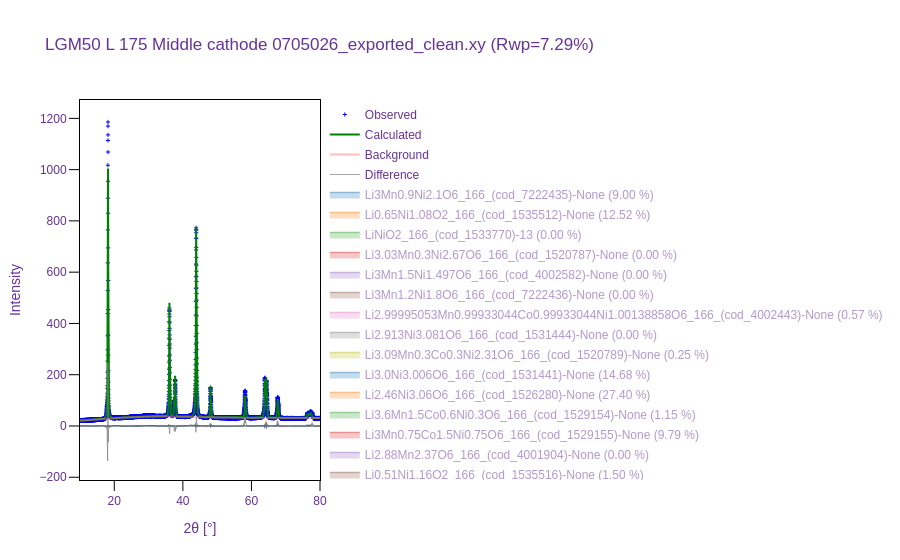

Notebook source saved alongside this figure:
### Markdown cell above
## Fit visualisation — best Rietveld fit per file

### Code cell
# Shows the observed / calculated / difference plot for each file.
# Call .write_html("fname.html") or .write_image("fname.png") to save.
for fname, (_, rr) in rietveld_results.items():
    print(f"\n{fname}  (Rwp = {rr.lst_data.rwp:.2f}%)")
    fig = rr.visualize()
    fig.show()

### Figure 1 — Plotly figure (JSON) as saved in the notebook; plotly's stock layout.template omitted (floating-point values rounded to 4 significant figures; data arrays with more than 128 entries replaced by an {"elided": "..."} marker saying what was removed)
{"data": [{"marker": {"color": "blue", "size": 3, "symbol": "cross-thin-open"}, "mode": "markers", "name": "Observed", "type": "scatter", "x": {"elided": "6780 float values"}, "y": {"elided": "6780 float values"}}, {"line": {"color": "green", "width": 2}, "mode": "lines", "name": "Calculated", "type": "scatter", "x": {"elided": "6780 float values"}, "y": {"elided": "6780 float values"}}, {"line": {"color": "#FF7F7F", "width": 2}, "mode": "lines", "name": "Background", "opacity": 0.5, "type": "scatter", "x": {"elided": "6780 float values"}, "y": {"elided": "6780 float values"}}, {"hoverinfo": "skip", "line": {"color": "#808080", "width": 1}, "mode": "lines", "name": "Difference", "opacity": 0.7, "type": "scatter", "x": {"elided": "6780 float values"}, "y": {"elided": "6780 float values"}}, {"hoverinfo": "none", "legendgroup": "Li3Mn0.9Ni2.1O6_166_(cod_7222435)-None", "line": {"color": "#1f77b4", "width": 0}, "mode": "lines", "showlegend": false, "type": "scatter", "x": {"elided": "6780 float values"}, "y": {"elided": "6780 float values"}}, {"fill": "tonexty", "legendgroup": "Li3Mn0.9Ni2.1O6_166_(cod_7222435)-None", "line": {"color": "#1f77b4", "width": 1.5}, "mode": "lines", "name": "Li3Mn0.9Ni2.1O6_166_(cod_7222435)-None (9.00 %)", "type": "scatter", "visible": "legendonly", "x": {"elided": "6780 float values"}, "y": {"elided": "6780 float values"}}, {"hovertemplate": "%{text}", "legendgroup": "Li3Mn0.9Ni2.1O6_166_(cod_7222435)-None", "marker": {"color": "#1f77b4", "size": 5, "symbol": 142}, "mode": "markers", "name": "Li3Mn0.9Ni2.1O6_166_(cod_7222435)-None (9.00 %)", "showlegend": false, "text": ["18.17, 22.64", "36.01, 8.21", "37.42, 1.20", "37.68, 3.25", "43.81, 21.06", "48.00, 2.36", "57.88, 0.29", "58.07, 2.57", "63.83, 4.80", "64.17, 4.95", "67.49, 2.29", "76.15, 0.56", "76.71, 0.44", "77.03, 0.78", "77.19, 0.37"], "type": "scatter", "visible": "legendonly", "x": [18.17, 36.01, 37.42, 37.68, 43.81, 48.0, 57.88, 58.07, 63.83, 64.17, 67.49, 76.15, 76.71, 77.03, 77.19], "y": [-257.9, -257.9, -257.9, -257.9, -257.9, -257.9, -257.9, -257.9, -257.9, -257.9, -257.9, -257.9, -257.9, -257.9, -257.9]}, {"hoverinfo": "none", "legendgroup": "Li0.65Ni1.08O2_166_(cod_1535512)-None", "line": {"color": "#ff7f0e", "width": 0}, "mode": "lines", "showlegend": false, "type": "scatter", "x": {"elided": "6780 float values"}, "y": {"elided": "6780 float values"}}, {"fill": "tonexty", "legendgroup": "Li0.65Ni1.08O2_166_(cod_1535512)-None", "line": {"color": "#ff7f0e", "width": 1.5}, "mode": "lines", "name": "Li0.65Ni1.08O2_166_(cod_1535512)-None (12.52 %)", "type": "scatter", "visible": "legendonly", "x": {"elided": "6780 float values"}, "y": {"elided": "6780 float values"}}, {"hovertemplate": "%{text}", "legendgroup": "Li0.65Ni1.08O2_166_(cod_1535512)-None", "marker": {"color": "#ff7f0e", "size": 5, "symbol": 142}, "mode": "markers", "name": "Li0.65Ni1.08O2_166_(cod_1535512)-None (12.52 %)", "showlegend": false, "text": ["18.20, 35.47", "36.11, 13.90", "37.48, 1.89", "37.77, 5.43", "43.91, 30.22", "48.10, 4.08", "57.97, 0.51", "58.18, 3.98", "63.95, 6.76", "64.36, 7.15", "67.68, 3.69", "76.38, 0.93", "76.86, 0.64", "77.24, 1.18", "77.42, 0.56"], "type": "scatter", "visible": "legendonly", "x": [18.2, 36.11, 37.48, 37.77, 43.91, 48.1, 57.97, 58.18, 63.95, 64.36, 67.68, 76.38, 76.86, 77.24, 77.42], "y": [-379.2, -379.2, -379.2, -379.2, -379.2, -379.2, -379.2, -379.2, -379.2, -379.2, -379.2, -379.2, -379.2, -379.2, -379.2]}, {"hoverinfo": "none", "legendgroup": "LiNiO2_166_(cod_1533770)-13", "line": {"color": "#2ca02c", "width": 0}, "mode": "lines", "showlegend": false, "type": "scatter", "x": {"elided": "6780 float values"}, "y": {"elided": "6780 float values"}}, {"fill": "tonexty", "legendgroup": "LiNiO2_166_(cod_1533770)-13", "line": {"color": "#2ca02c", "width": 1.5}, "mode": "lines", "name": "LiNiO2_166_(cod_1533770)-13 (0.00 %)", "type": "scatter", "visible": "legendonly", "x": {"elided": "6780 float values"}, "y": {"elided": "6780 float values"}}, {"hovertemplate": "%{text}", "legendgroup": "LiNiO2_166_(cod_1533770)-13", "marker": {"color": "#2ca02c", "size": 5, "symbol": 142}, "mode": "markers", "name": "LiNiO2_166_(cod_1533770)-13 (0.00 %)", "showlegend": false, "text": [], "type": "scatter", "visible": "legendonly", "x": [], "y": []}, {"hoverinfo": "none", "legendgroup": "Li3.03Mn0.3Ni2.67O6_166_(cod_1520787)-None", "line": {"color": "#d62728", "width": 0}, "mode": "lines", "showlegend": false, "type": "scatter", "x": {"elided": "6780 float values"}, "y": {"elided": "6780 float values"}}, {"fill": "tonexty", "legendgroup": "Li3.03Mn0.3Ni2.67O6_166_(cod_1520787)-None", "line": {"color": "#d62728", "width": 1.5}, "mode": "lines", "name": "Li3.03Mn0.3Ni2.67O6_166_(cod_1520787)-None (0.00 %)", "type": "scatter", "visible": "legendonly", "x": {"elided": "6780 float values"}, "y": {"elided": "6780 float values"}}, {"hovertemplate": "%{text}", "legendgroup": "Li3.03Mn0.3Ni2.67O6_166_(cod_1520787)-None", "marker": {"color": "#d62728", "size": 5, "symbol": 142}, "mode": "markers", "name": "Li3.03Mn0.3Ni2.67O6_166_(cod_1520787)-None (0.00 %)", "showlegend": false, "text": [], "type": "scatter", "visible": "legendonly", "x": [], "y": []}, {"hoverinfo": "none", "legendgroup": "Li3Mn1.5Ni1.497O6_166_(cod_4002582)-None", "line": {"color": "#9467bd", "width": 0}, "mode": "lines", "showlegend": false, "type": "scatter", "x": {"elided": "6780 float values"}, "y": {"elided": "6780 float values"}}, {"fill": "tonexty", "legendgroup": "Li3Mn1.5Ni1.497O6_166_(cod_4002582)-None", "line": {"color": "#9467bd", "width": 1.5}, "mode": "lines", "name": "Li3Mn1.5Ni1.497O6_166_(cod_4002582)-None (0.00 %)", "type": "scatter", "visible": "legendonly", "x": {"elided": "6780 float values"}, "y": {"elided": "6780 float values"}}, {"hovertemplate": "%{text}", "legendgroup": "Li3Mn1.5Ni1.497O6_166_(cod_4002582)-None", "marker": {"color": "#9467bd", "size": 5, "symbol": 142}, "mode": "markers", "name": "Li3Mn1.5Ni1.497O6_166_(cod_4002582)-None (0.00 %)", "showlegend": false, "text": [], "type": "scatter", "visible": "legendonly", "x": [], "y": []}, {"hoverinfo": "none", "legendgroup": "Li3Mn1.2Ni1.8O6_166_(cod_7222436)-None", "line": {"color": "#8c564b", "width": 0}, "mode": "lines", "showlegend": false, "type": "scatter", "x": {"elided": "6780 float values"}, "y": {"elided": "6780 float values"}}, {"fill": "tonexty", "legendgroup": "Li3Mn1.2Ni1.8O6_166_(cod_7222436)-None", "line": {"color": "#8c564b", "width": 1.5}, "mode": "lines", "name": "Li3Mn1.2Ni1.8O6_166_(cod_7222436)-None (0.00 %)", "type": "scatter", "visible": "legendonly", "x": {"elided": "6780 float values"}, "y": {"elided": "6780 float values"}}, {"hovertemplate": "%{text}", "legendgroup": "Li3Mn1.2Ni1.8O6_166_(cod_7222436)-None", "marker": {"color": "#8c564b", "size": 5, "symbol": 142}, "mode": "markers", "name": "Li3Mn1.2Ni1.8O6_166_(cod_7222436)-None (0.00 %)", "showlegend": false, "text": [], "type": "scatter", "visible": "legendonly", "x": [], "y": []}, {"hoverinfo": "none", "legendgroup": "Li2.99995053Mn0.99933044Co0.99933044Ni1.00138858O6_166_(cod_4002443)-None", "line": {"color": "#e377c2", "width": 0}, "mode": "lines", "showlegend": false, "type": "scatter", "x": {"elided": "6780 float values"}, "y": {"elided": "6780 float values"}}, {"fill": "tonexty", "legendgroup": "Li2.99995053Mn0.99933044Co0.99933044Ni1.00138858O6_166_(cod_4002443)-None", "line": {"color": "#e377c2", "width": 1.5}, "mode": "lines", "name": "Li2.99995053Mn0.99933044Co0.99933044Ni1.00138858O6_166_(cod_4002443)-None (0.57 %)", "type": "scatter", "visible": "legendonly", "x": {"elided": "6780 float values"}, "y": {"elided": "6780 float values"}}, {"hovertemplate": "%{text}", "legendgroup": "Li2.99995053Mn0.99933044Co0.99933044Ni1.00138858O6_166_(cod_4002443)-None", "marker": {"color": "#e377c2", "size": 5, "symbol": 142}, "mode": "markers", "name": "Li2.99995053Mn0.99933044Co0.99933044Ni1.00138858O6_166_(cod_4002443)-None (0.57 %)", "showlegend": false, "text": ["17.71, 1.75", "35.30, 0.63", "36.46, 0.08", "36.91, 0.21", "42.85, 1.35", "46.91, 0.18", "56.32, 0.02", "56.65, 0.21", "62.21, 0.31", "62.83, 0.32", "66.01, 0.18", "74.47, 0.04", "74.62, 0.03", "75.18, 0.05", "75.47, 0.02"], "type": "scatter", "visible": "legendonly", "x": [17.71, 35.3, 36.46, 36.91, 42.85, 46.91, 56.32, 56.65, 62.21, 62.83, 66.01, 74.47, 74.62, 75.18, 75.47], "y": [-985.7, -985.7, -985.7, -985.7, -985.7, -985.7, -985.7, -985.7, -985.7, -985.7, -985.7, -985.7, -985.7, -985.7, -985.7]}, {"hoverinfo": "none", "legendgroup": "Li2.913Ni3.081O6_166_(cod_1531444)-None", "line": {"color": "#7f7f7f", "width": 0}, "mode": "lines", "showlegend": false, "type": "scatter", "x": {"elided": "6780 float values"}, "y": {"elided": "6780 float values"}}, {"fill": "tonexty", "legendgroup": "Li2.913Ni3.081O6_166_(cod_1531444)-None", "line": {"color": "#7f7f7f", "width": 1.5}, "mode": "lines", "name": "Li2.913Ni3.081O6_166_(cod_1531444)-None (0.00 %)", "type": "scatter", "visible": "legendonly", "x": {"elided": "6780 float values"}, "y": {"elided": "6780 float values"}}, {"hovertemplate": "%{text}", "legendgroup": "Li2.913Ni3.081O6_166_(cod_1531444)-None", "marker": {"color": "#7f7f7f", "size": 5, "symbol": 142}, "mode": "markers", "name": "Li2.913Ni3.081O6_166_(cod_1531444)-None (0.00 %)", "showlegend": false, "text": [], "type": "scatter", "visible": "legendonly", "x": [], "y": []}, {"hoverinfo": "none", "legendgroup": "Li3.09Mn0.3Co0.3Ni2.31O6_166_(cod_1520789)-None", "line": {"color": "#bcbd22", "width": 0}, "mode": "lines", "showlegend": false, "type": "scatter", "x": {"elided": "6780 float values"}, "y": {"elided": "6780 float values"}}, {"fill": "tonexty", "legendgroup": "Li3.09Mn0.3Co0.3Ni2.31O6_166_(cod_1520789)-None", "line": {"color": "#bcbd22", "width": 1.5}, "mode": "lines", "name": "Li3.09Mn0.3Co0.3Ni2.31O6_166_(cod_1520789)-None (0.25 %)", "type": "scatter", "visible": "legendonly", "x": {"elided": "6780 float values"}, "y": {"elided": "6780 float values"}}, {"hovertemplate": "%{text}", "legendgroup": "Li3.09Mn0.3Co0.3Ni2.31O6_166_(cod_1520789)-None", "marker": {"color": "#bcbd22", "size": 5, "symbol": 142}, "mode": "markers", "name": "Li3.09Mn0.3Co0.3Ni2.31O6_166_(cod_1520789)-None (0.25 %)", "showlegend": false, "text": ["17.82, 0.82", "36.94, 0.26", "36.67, 0.03", "38.51, 0.08", "44.33, 0.56", "48.34, 0.08", "56.67, 0.01", "58.01, 0.09", "63.56, 0.13", "66.06, 0.12", "69.21, 0.07", "78.49, 0.02", "76.00, 0.01", "78.32, 0.02", "79.48, 0.01"], "type": "scatter", "visible": "legendonly", "x": [17.82, 36.94, 36.67, 38.51, 44.33, 48.34, 56.67, 58.01, 63.56, 66.06, 69.21, 78.49, 76.0, 78.32, 79.48], "y": [-1228.0, -1228.0, -1228.0, -1228.0, -1228.0, -1228.0, -1228.0, -1228.0, -1228.0, -1228.0, -1228.0, -1228.0, -1228.0, -1228.0, -1228.0]}, {"hoverinfo": "none", "legendgroup": "Li3.0Ni3.006O6_166_(cod_1531441)-None", "line": {"color": "#1f77b4", "width": 0}, "mode": "lines", "showlegend": false, "type": "scatter", "x": {"elided": "6780 float values"}, "y": {"elided": "6780 float values"}}, {"fill": "tonexty", "legendgroup": "Li3.0Ni3.006O6_166_(cod_1531441)-None", "line": {"color": "#1f77b4", "width": 1.5}, "mode": "lines", "name": "Li3.0Ni3.006O6_166_(cod_1531441)-None (14.68 %)", "type": "scatter", "visible": "legendonly", "x": {"elided": "6780 float values"}, "y": {"elided": "6780 float values"}}, {"hovertemplate": "%{text}", "legendgroup": "Li3.0Ni3.006O6_166_(cod_1531441)-None", "marker": {"color": "#1f77b4", "size": 5, "symbol": 142}, "mode": "markers", "name": "Li3.0Ni3.006O6_166_(cod_1531441)-None (14.68 %)", "showlegend": false, "text": ["18.18, 53.66", "36.06, 18.03", "37.44, 2.15", "37.73, 5.17", "43.86, 33.45", "48.05, 5.23", "57.91, 0.71", "58.12, 5.91", "63.88, 7.88", "64.27, 7.75", "67.59, 4.85", "76.28, 1.20", "76.77, 0.77", "77.14, 1.24", "77.32, 0.55"], "type": "scatter", "visible": "legendonly", "x": [18.18, 36.06, 37.44, 37.73, 43.86, 48.05, 57.91, 58.12, 63.88, 64.27, 67.59, 76.28, 76.77, 77.14, 77.32], "y": [-257.9, -257.9, -257.9, -257.9, -257.9, -257.9, -257.9, -257.9, -257.9, -257.9, -257.9, -257.9, -257.9, -257.9, -257.9]}, {"hoverinfo": "none", "legendgroup": "Li2.46Ni3.06O6_166_(cod_1526280)-None", "line": {"color": "#ff7f0e", "width": 0}, "mode": "lines", "showlegend": false, "type": "scatter", "x": {"elided": "6780 float values"}, "y": {"elided": "6780 float values"}}, {"fill": "tonexty", "legendgroup": "Li2.46Ni3.06O6_166_(cod_1526280)-None", "line": {"color": "#ff7f0e", "width": 1.5}, "mode": "lines", "name": "Li2.46Ni3.06O6_166_(cod_1526280)-None (27.40 %)", "type": "scatter", "visible": "legendonly", "x": {"elided": "6780 float values"}, "y": {"elided": "6780 float values"}}, {"hovertemplate": "%{text}", "legendgroup": "Li2.46Ni3.06O6_166_(cod_1526280)-None", "marker": {"color": "#ff7f0e", "size": 5, "symbol": 142}, "mode": "markers", "name": "Li2.46Ni3.06O6_166_(cod_1526280)-None (27.40 %)", "showlegend": false, "text": ["18.22, 30.08", "36.14, 47.15", "37.51, 1.29", "37.80, 13.25", "43.95, 57.94", "48.15, 6.82", "58.03, 0.33", "58.24, 6.40", "64.02, 7.57", "64.41, 22.81", "67.74, 12.33", "76.46, 3.25", "76.95, 0.70", "77.31, 2.45", "77.50, 1.59"], "type": "scatter", "visible": "legendonly", "x": [18.22, 36.14, 37.51, 37.8, 43.95, 48.15, 58.03, 58.24, 64.02, 64.41, 67.74, 76.46, 76.95, 77.31, 77.5], "y": [-379.2, -379.2, -379.2, -379.2, -379.2, -379.2, -379.2, -379.2, -379.2, -379.2, -379.2, -379.2, -379.2, -379.2, -379.2]}, {"hoverinfo": "none", "legendgroup": "Li3.6Mn1.5Co0.6Ni0.3O6_166_(cod_1529154)-None", "line": {"color": "#2ca02c", "width": 0}, "mode": "lines", "showlegend": false, "type": "scatter", "x": {"elided": "6780 float values"}, "y": {"elided": "6780 float values"}}, {"fill": "tonexty", "legendgroup": "Li3.6Mn1.5Co0.6Ni0.3O6_166_(cod_1529154)-None", "line": {"color": "#2ca02c", "width": 1.5}, "mode": "lines", "name": "Li3.6Mn1.5Co0.6Ni0.3O6_166_(cod_1529154)-None (1.15 %)", "type": "scatter", "visible": "legendonly", "x": {"elided": "6780 float values"}, "y": {"elided": "6780 float values"}}, {"hovertemplate": "%{text}", "legendgroup": "Li3.6Mn1.5Co0.6Ni0.3O6_166_(cod_1529154)-None", "marker": {"color": "#2ca02c", "size": 5, "symbol": 142}, "mode": "markers", "name": "Li3.6Mn1.5Co0.6Ni0.3O6_166_(cod_1529154)-None (1.15 %)", "showlegend": false, "text": ["18.73, 2.67", "35.96, 1.03", "38.59, 0.07", "37.72, 0.20", "44.20, 2.36", "48.60, 0.28", "59.79, 0.03", "59.16, 0.31", "65.20, 0.51", "64.00, 0.58", "67.51, 0.30", "78.73, 0.03", "75.96, 0.07", "77.62, 0.06", "77.06, 0.03"], "type": "scatter", "visible": "legendonly", "x": [18.73, 35.96, 38.59, 37.72, 44.2, 48.6, 59.79, 59.16, 65.2, 64.0, 67.51, 78.73, 75.96, 77.62, 77.06], "y": [-500.5, -500.5, -500.5, -500.5, -500.5, -500.5, -500.5, -500.5, -500.5, -500.5, -500.5, -500.5, -500.5, -500.5, -500.5]}, {"hoverinfo": "none", "legendgroup": "Li3Mn0.75Co1.5Ni0.75O6_166_(cod_1529155)-None", "line": {"color": "#d62728", "width": 0}, "mode": "lines", "showlegend": false, "type": "scatter", "x": {"elided": "6780 float values"}, "y": {"elided": "6780 float values"}}, {"fill": "tonexty", "legendgroup": "Li3Mn0.75Co1.5Ni0.75O6_166_(cod_1529155)-None", "line": {"color": "#d62728", "width": 1.5}, "mode": "lines", "name": "Li3Mn0.75Co1.5Ni0.75O6_166_(cod_1529155)-None (9.79 %)", "type": "scatter", "visible": "legendonly", "x": {"elided": "6780 float values"}, "y": {"elided": "6780 float values"}}, {"hovertemplate": "%{text}", "legendgroup": "Li3Mn0.75Co1.5Ni0.75O6_166_(cod_1529155)-None", "marker": {"color": "#d62728", "size": 5, "symbol": 142}, "mode": "markers", "name": "Li3Mn0.75Co1.5Ni0.75O6_166_(cod_1529155)-None (9.79 %)", "showlegend": false, "text": ["18.19, 33.61", "36.09, 10.57", "37.46, 2.25", "37.75, 2.94", "43.89, 21.87", "48.08, 7.24", "57.94, 2.28", "58.15, 1.85", "63.92, 6.46", "64.32, 3.97", "67.63, 1.85", "76.82, 0.71", "76.33, 0.70", "77.19, 0.84", "77.37, 0.32"], "type": "scatter", "visible": "legendonly", "x": [18.19, 36.09, 37.46, 37.75, 43.89, 48.08, 57.94, 58.15, 63.92, 64.32, 67.63, 76.82, 76.33, 77.19, 77.37], "y": [-621.8, -621.8, -621.8, -621.8, -621.8, -621.8, -621.8, -621.8, -621.8, -621.8, -621.8, -621.8, -621.8, -621.8, -621.8]}, {"hoverinfo": "none", "legendgroup": "Li2.88Mn2.37O6_166_(cod_4001904)-None", "line": {"color": "#9467bd", "width": 0}, "mode": "lines", "showlegend": false, "type": "scatter", "x": {"elided": "6780 float values"}, "y": {"elided": "6780 float values"}}, {"fill": "tonexty", "legendgroup": "Li2.88Mn2.37O6_166_(cod_4001904)-None", "line": {"color": "#9467bd", "width": 1.5}, "mode": "lines", "name": "Li2.88Mn2.37O6_166_(cod_4001904)-None (0.00 %)", "type": "scatter", "visible": "legendonly", "x": {"elided": "6780 float values"}, "y": {"elided": "6780 float values"}}, {"hovertemplate": "%{text}", "legendgroup": "Li2.88Mn2.37O6_166_(cod_4001904)-None", "marker": {"color": "#9467bd", "size": 5, "symbol": 142}, "mode": "markers", "name": "Li2.88Mn2.37O6_166_(cod_4001904)-None (0.00 %)", "showlegend": false, "text": [], "type": "scatter", "visible": "legendonly", "x": [], "y": []}, {"hoverinfo": "none", "legendgroup": "Li0.51Ni1.16O2_166_(cod_1535516)-None", "line": {"color": "#8c564b", "width": 0}, "mode": "lines", "showlegend": false, "type": "scatter", "x": {"elided": "6780 float values"}, "y": {"elided": "6780 float values"}}, {"fill": "tonexty", "legendgroup": "Li0.51Ni1.16O2_166_(cod_1535516)-None", "line": {"color": "#8c564b", "width": 1.5}, "mode": "lines", "name": "Li0.51Ni1.16O2_166_(cod_1535516)-None (1.50 %)", "type": "scatter", "visible": "legendonly", "x": {"elided": "6780 float values"}, "y": {"elided": "6780 float values"}}, {"hovertemplate": "%{text}", "legendgroup": "Li0.51Ni1.16O2_166_(cod_1535516)-None", "marker": {"color": "#8c564b", "size": 5, "symbol": 142}, "mode": "markers", "name": "Li0.51Ni1.16O2_166_(cod_1535516)-None (1.50 %)", "showlegend": false, "text": ["18.18, 2.59", "36.36, 0.82", "37.43, 0.29", "38.01, 0.78", "44.11, 3.76", "48.28, 0.21", "57.90, 0.02", "58.32, 0.30", "64.07, 0.86", "64.86, 0.86", "68.16, 0.24", "76.94, 0.10", "77.01, 0.05", "77.68, 0.16", "78.04, 0.08"], "type": "scatter", "visible": "legendonly", "x": [18.18, 36.36, 37.43, 38.01, 44.11, 48.28, 57.9, 58.32, 64.07, 64.86, 68.16, 76.94, 77.01, 77.68, 78.04], "y": [-864.4, -864.4, -864.4, -864.4, -864.4, -864.4, -864.4, -864.4, -864.4, -864.4, -864.4, -864.4, -864.4, -864.4, -864.4]}, {"hoverinfo": "none", "legendgroup": "Li3.21Mn2.28O6_166_(cod_4001902)-None", "line": {"color": "#e377c2", "width": 0}, "mode": "lines", "showlegend": false, "type": "scatter", "x": {"elided": "6780 float values"}, "y": {"elided": "6780 float values"}}, {"fill": "tonexty", "legendgroup": "Li3.21Mn2.28O6_166_(cod_4001902)-None", "line": {"color": "#e377c2", "width": 1.5}, "mode": "lines", "name": "Li3.21Mn2.28O6_166_(cod_4001902)-None (0.00 %)", "type": "scatter", "visible": "legendonly", "x": {"elided": "6780 float values"}, "y": {"elided": "6780 float values"}}, {"hovertemplate": "%{text}", "legendgroup": "Li3.21Mn2.28O6_166_(cod_4001902)-None", "marker": {"color": "#e377c2", "size": 5, "symbol": 142}, "mode": "markers", "name": "Li3.21Mn2.28O6_166_(cod_4001902)-None (0.00 %)", "showlegend": false, "text": [], "type": "scatter", "visible": "legendonly", "x": [], "y": []}, {"hoverinfo": "none", "legendgroup": "Li2.88Mn2.22O6_166_(cod_4001905)-None", "line": {"color": "#7f7f7f", "width": 0}, "mode": "lines", "showlegend": false, "type": "scatter", "x": {"elided": "6780 float values"}, "y": {"elided": "6780 float values"}}, {"fill": "tonexty", "legendgroup": "Li2.88Mn2.22O6_166_(cod_4001905)-None", "line": {"color": "#7f7f7f", "width": 1.5}, "mode": "lines", "name": "Li2.88Mn2.22O6_166_(cod_4001905)-None (0.00 %)", "type": "scatter", "visible": "legendonly", "x": {"elided": "6780 float values"}, "y": {"elided": "6780 float values"}}, {"hovertemplate": "%{text}", "legendgroup": "Li2.88Mn2.22O6_166_(cod_4001905)-None", "marker": {"color": "#7f7f7f", "size": 5, "symbol": 142}, "mode": "markers", "name": "Li2.88Mn2.22O6_166_(cod_4001905)-None (0.00 %)", "showlegend": false, "text": [], "type": "scatter", "visible": "legendonly", "x": [], "y": []}, {"hoverinfo": "none", "legendgroup": "Li2.4Mn2.43O6_166_(cod_4001903)-None", "line": {"color": "#bcbd22", "width": 0}, "mode": "lines", "showlegend": false, "type": "scatter", "x": {"elided": "6780 float values"}, "y": {"elided": "6780 float values"}}, {"fill": "tonexty", "legendgroup": "Li2.4Mn2.43O6_166_(cod_4001903)-None", "line": {"color": "#bcbd22", "width": 1.5}, "mode": "lines", "name": "Li2.4Mn2.43O6_166_(cod_4001903)-None (0.91 %)", "type": "scatter", "visible": "legendonly", "x": {"elided": "6780 float values"}, "y": {"elided": "6780 float values"}}, {"hovertemplate": "%{text}", "legendgroup": "Li2.4Mn2.43O6_166_(cod_4001903)-None", "marker": {"color": "#bcbd22", "size": 5, "symbol": 142}, "mode": "markers", "name": "Li2.4Mn2.43O6_166_(cod_4001903)-None (0.91 %)", "showlegend": false, "text": ["17.83, 2.92", "36.23, 0.85", "36.71, 0.04", "37.83, 0.08", "43.74, 1.86", "47.79, 0.20", "56.72, 0.03", "57.54, 0.35", "63.13, 0.43", "64.66, 0.43", "67.84, 0.26", "75.62, 0.03", "76.74, 0.06", "77.03, 0.05", "77.74, 0.02", "78.90, 0.05"], "type": "scatter", "visible": "legendonly", "x": [17.83, 36.23, 36.71, 37.83, 43.74, 47.79, 56.72, 57.54, 63.13, 64.66, 67.84, 75.62, 76.74, 77.03, 77.74, 78.9], "y": [-1228.0, -1228.0, -1228.0, -1228.0, -1228.0, -1228.0, -1228.0, -1228.0, -1228.0, -1228.0, -1228.0, -1228.0, -1228.0, -1228.0, -1228.0, -1228.0]}, {"hoverinfo": "none", "legendgroup": "Li2.34Mn2.55O6_166_(cod_4001901)-None", "line": {"color": "#1f77b4", "width": 0}, "mode": "lines", "showlegend": false, "type": "scatter", "x": {"elided": "6780 float values"}, "y": {"elided": "6780 float values"}}, {"fill": "tonexty", "legendgroup": "Li2.34Mn2.55O6_166_(cod_4001901)-None", "line": {"color": "#1f77b4", "width": 1.5}, "mode": "lines", "name": "Li2.34Mn2.55O6_166_(cod_4001901)-None (0.59 %)", "type": "scatter", "visible": "legendonly", "x": {"elided": "6780 float values"}, "y": {"elided": "6780 float values"}}, {"hovertemplate": "%{text}", "legendgroup": "Li2.34Mn2.55O6_166_(cod_4001901)-None", "marker": {"color": "#1f77b4", "size": 5, "symbol": 142}, "mode": "markers", "name": "Li2.34Mn2.55O6_166_(cod_4001901)-None (0.59 %)", "showlegend": false, "text": ["17.42, 2.07", "35.97, 0.60", "35.85, 0.03", "37.51, 0.07", "43.20, 1.25", "47.11, 0.15", "55.34, 0.02", "56.54, 0.25", "61.94, 0.30", "64.18, 0.29", "67.23, 0.18", "73.99, 0.02", "76.13, 0.05", "76.06, 0.03", "77.09, 0.01", "76.81, 0.03"], "type": "scatter", "visible": "legendonly", "x": [17.42, 35.97, 35.85, 37.51, 43.2, 47.11, 55.34, 56.54, 61.94, 64.18, 67.23, 73.99, 76.13, 76.06, 77.09, 76.81], "y": [-257.9, -257.9, -257.9, -257.9, -257.9, -257.9, -257.9, -257.9, -257.9, -257.9, -257.9, -257.9, -257.9, -257.9, -257.9, -257.9]}, {"hoverinfo": "none", "legendgroup": "Li1.26Ni2.04O4_166_(cod_1526282)-None", "line": {"color": "#ff7f0e", "width": 0}, "mode": "lines", "showlegend": false, "type": "scatter", "x": {"elided": "6780 float values"}, "y": {"elided": "6780 float values"}}, {"fill": "tonexty", "legendgroup": "Li1.26Ni2.04O4_166_(cod_1526282)-None", "line": {"color": "#ff7f0e", "width": 1.5}, "mode": "lines", "name": "Li1.26Ni2.04O4_166_(cod_1526282)-None (0.83 %)", "type": "scatter", "visible": "legendonly", "x": {"elided": "6780 float values"}, "y": {"elided": "6780 float values"}}, {"hovertemplate": "%{text}", "legendgroup": "Li1.26Ni2.04O4_166_(cod_1526282)-None", "marker": {"color": "#ff7f0e", "size": 5, "symbol": 142}, "mode": "markers", "name": "Li1.26Ni2.04O4_166_(cod_1526282)-None (0.83 %)", "showlegend": false, "text": ["19.10, 2.90", "34.90, 0.40", "35.85, 0.69", "39.36, 0.11", "37.72, 0.10", "37.21, 0.21", "42.75, 0.70", "44.80, 1.18", "49.74, 0.07", "48.17, 0.18", "57.83, 0.13", "61.04, 0.02", "60.51, 0.22", "65.10, 0.25", "67.35, 0.11", "62.81, 0.33", "63.71, 0.16", "65.54, 0.11", "67.44, 0.11", "67.36, 0.11", "77.67, 0.02", "74.55, 0.02", "75.23, 0.03", "80.91, 0.03", "74.49, 0.01", "75.04, 0.05", "78.82, 0.02", "77.85, 0.02", "76.79, 0.02"], "type": "scatter", "visible": "legendonly", "x": [19.1, 34.9, 35.85, 39.36, 37.72, 37.21, 42.75, 44.8, 49.74, 48.17, 57.83, 61.04, 60.51, 65.1, 67.35, 62.81, 63.71, 65.54, 67.44, 67.36, 77.67, 74.55, 75.23, 80.91, 74.49, 75.04, 78.82, 77.85, 76.79], "y": [-379.2, -379.2, -379.2, -379.2, -379.2, -379.2, -379.2, -379.2, -379.2, -379.2, -379.2, -379.2, -379.2, -379.2, -379.2, -379.2, -379.2, -379.2, -379.2, -379.2, -379.2, -379.2, -379.2, -379.2, -379.2, -379.2, -379.2, -379.2, -379.2]}, {"hoverinfo": "none", "legendgroup": "Li2.25Ni3.75O6_166_(cod_1526278)-None", "line": {"color": "#2ca02c", "width": 0}, "mode": "lines", "showlegend": false, "type": "scatter", "x": {"elided": "6780 float values"}, "y": {"elided": "6780 float values"}}, {"fill": "tonexty", "legendgroup": "Li2.25Ni3.75O6_166_(cod_1526278)-None", "line": {"color": "#2ca02c", "width": 1.5}, "mode": "lines", "name": "Li2.25Ni3.75O6_166_(cod_1526278)-None (0.00 %)", "type": "scatter", "visible": "legendonly", "x": {"elided": "6780 float values"}, "y": {"elided": "6780 float values"}}, {"hovertemplate": "%{text}", "legendgroup": "Li2.25Ni3.75O6_166_(cod_1526278)-None", "marker": {"color": "#2ca02c", "size": 5, "symbol": 142}, "mode": "markers", "name": "Li2.25Ni3.75O6_166_(cod_1526278)-None (0.00 %)", "showlegend": false, "text": [], "type": "scatter", "visible": "legendonly", "x": [], "y": []}, {"hoverinfo": "none", "legendgroup": "Li2.772Ni3.228O6_166_(cod_1525553)-None", "line": {"color": "#d62728", "width": 0}, "mode": "lines", "showlegend": false, "type": "scatter", "x": {"elided": "6780 float values"}, "y": {"elided": "6780 float values"}}, {"fill": "tonexty", "legendgroup": "Li2.772Ni3.228O6_166_(cod_1525553)-None", "line": {"color": "#d62728", "width": 1.5}, "mode": "lines", "name": "Li2.772Ni3.228O6_166_(cod_1525553)-None (17.36 %)", "type": "scatter", "visible": "legendonly", "x": {"elided": "6780 float values"}, "y": {"elided": "6780 float values"}}, {"hovertemplate": "%{text}", "legendgroup": "Li2.772Ni3.228O6_166_(cod_1525553)-None", "marker": {"color": "#d62728", "size": 5, "symbol": 142}, "mode": "markers", "name": "Li2.772Ni3.228O6_166_(cod_1525553)-None (17.36 %)", "showlegend": false, "text": ["18.26, 8.04", "35.81, 8.82", "37.60, 1.19", "37.50, 9.65", "43.70, 40.31", "47.93, 1.49", "58.17, 0.09", "58.09, 1.47", "63.90, 6.27", "63.77, 14.04", "67.12, 2.35", "75.65, 0.61", "76.89, 0.52", "76.76, 1.71", "76.70, 1.10"], "type": "scatter", "visible": "legendonly", "x": [18.26, 35.81, 37.6, 37.5, 43.7, 47.93, 58.17, 58.09, 63.9, 63.77, 67.12, 75.65, 76.89, 76.76, 76.7], "y": [-621.8, -621.8, -621.8, -621.8, -621.8, -621.8, -621.8, -621.8, -621.8, -621.8, -621.8, -621.8, -621.8, -621.8, -621.8]}, {"hoverinfo": "none", "legendgroup": "Li1.44Mn2.67O6_166_(cod_4001897)-None", "line": {"color": "#9467bd", "width": 0}, "mode": "lines", "showlegend": false, "type": "scatter", "x": {"elided": "6780 float values"}, "y": {"elided": "6780 float values"}}, {"fill": "tonexty", "legendgroup": "Li1.44Mn2.67O6_166_(cod_4001897)-None", "line": {"color": "#9467bd", "width": 1.5}, "mode": "lines", "name": "Li1.44Mn2.67O6_166_(cod_4001897)-None (0.00 %)", "type": "scatter", "visible": "legendonly", "x": {"elided": "6780 float values"}, "y": {"elided": "6780 float values"}}, {"hovertemplate": "%{text}", "legendgroup": "Li1.44Mn2.67O6_166_(cod_4001897)-None", "marker": {"color": "#9467bd", "size": 5, "symbol": 142}, "mode": "markers", "name": "Li1.44Mn2.67O6_166_(cod_4001897)-None (0.00 %)", "showlegend": false, "text": [], "type": "scatter", "visible": "legendonly", "x": [], "y": []}, {"hoverinfo": "none", "legendgroup": "Li0.68Ni1.32O2_166_(cod_1535508)-None", "line": {"color": "#8c564b", "width": 0}, "mode": "lines", "showlegend": false, "type": "scatter", "x": {"elided": "6780 float values"}, "y": {"elided": "6780 float values"}}, {"fill": "tonexty", "legendgroup": "Li0.68Ni1.32O2_166_(cod_1535508)-None", "line": {"color": "#8c564b", "width": 1.5}, "mode": "lines", "name": "Li0.68Ni1.32O2_166_(cod_1535508)-None (3.45 %)", "type": "scatter", "visible": "legendonly", "x": {"elided": "6780 float values"}, "y": {"elided": "6780 float values"}}, {"hovertemplate": "%{text}", "legendgroup": "Li0.68Ni1.32O2_166_(cod_1535508)-None", "marker": {"color": "#8c564b", "size": 5, "symbol": 142}, "mode": "markers", "name": "Li0.68Ni1.32O2_166_(cod_1535508)-None (3.45 %)", "showlegend": false, "text": ["18.45, 3.16", "36.05, 0.94", "38.01, 0.94", "37.77, 2.69", "44.06, 9.48", "48.35, 0.20", "58.84, 0.02", "58.66, 0.39", "64.56, 2.11", "64.22, 2.27", "67.63, 0.31", "76.23, 0.06", "77.76, 0.28", "77.45, 0.53", "77.30, 0.25"], "type": "scatter", "visible": "legendonly", "x": [18.45, 36.05, 38.01, 37.77, 44.06, 48.35, 58.84, 58.66, 64.56, 64.22, 67.63, 76.23, 77.76, 77.45, 77.3], "y": [-864.4, -864.4, -864.4, -864.4, -864.4, -864.4, -864.4, -864.4, -864.4, -864.4, -864.4, -864.4, -864.4, -864.4, -864.4]}, {"marker": {"color": "#f9726a", "opacity": 0.8, "size": 10, "symbol": 53}, "mode": "markers", "name": "Missing peaks", "showlegend": true, "text": ["37.44, 12.70", "80.75, 5.14", "81.52, 21.38", "84.00, 11.14", "84.58, 4.48"], "type": "scatter", "visible": "legendonly", "x": [37.44, 80.75, 81.52, 84.0, 84.58], "y": [0.0, 0.0, 0.0, 0.0, 0.0]}, {"hovertemplate": "%{text}", "marker": {"color": "#335da0", "opacity": 0.8, "size": 10, "symbol": 53}, "mode": "markers", "name": "Extra peaks", "showlegend": true, "text": ["76.82, 7.38"], "type": "scatter", "visible": "legendonly", "x": [76.82], "y": [0.0]}, {"hovertemplate": "%{text}", "marker": {"color": "#FFD700", "opacity": 0.8, "size": 10, "symbol": 53}, "mode": "markers", "name": "Intensity mismatch", "showlegend": true, "text": ["nan, nan"], "type": "scatter", "visible": "legendonly", "x": [NaN], "y": [0.0]}], "layout": {"autosize": true, "font": {"color": "RebeccaPurple", "family": "Arial, sans-serif"}, "legend": {"title": {"text": ""}, "tracegroupgap": 1}, "plot_bgcolor": "white", "shapes": [{"line": {"width": 1}, "type": "line", "x0": 0, "x1": 1, "xref": "x domain", "y0": 0, "y1": 0, "yref": "y"}], "title": {"text": "LGM50 L 175 Middle cathode 0705026_exported_clean.xy (Rwp=7.29%)"}, "xaxis": {"linecolor": "black", "linewidth": 1, "mirror": true, "range": [10.0, 80.0], "showline": true, "tickcolor": "black", "ticklen": 10, "ticks": "outside", "tickwidth": 1, "title": {"text": "2θ [°]"}}, "yaxis": {"linecolor": "black", "linewidth": 1, "mirror": true, "showline": true, "tickcolor": "black", "ticklen": 10, "ticks": "outside", "tickwidth": 1, "title": {"text": "Intensity"}}}}
